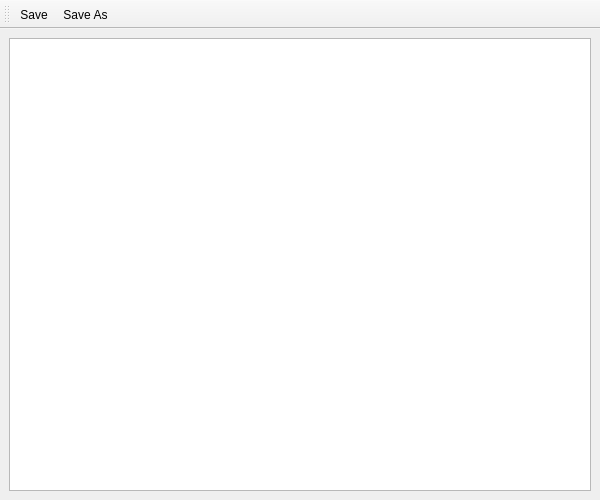
<?xml version="1.0" encoding="UTF-8"?>
<ui version="4.0">
 <class>main_window</class>
 <widget class="QMainWindow" name="main_window">
  <property name="windowModality">
   <enum>Qt::WindowModal</enum>
  </property>
  <property name="geometry">
   <rect>
    <x>0</x>
    <y>0</y>
    <width>600</width>
    <height>500</height>
   </rect>
  </property>
  <property name="minimumSize">
   <size>
    <width>600</width>
    <height>500</height>
   </size>
  </property>
  <property name="windowTitle">
   <string>XML Preview</string>
  </property>
  <widget class="QWidget" name="central_widget">
   <layout class="QVBoxLayout" name="verticalLayout">
    <item>
     <widget class="QTextEdit" name="xml_content">
      <property name="readOnly">
       <bool>true</bool>
      </property>
      <property name="textInteractionFlags">
       <set>Qt::TextSelectableByKeyboard|Qt::TextSelectableByMouse</set>
      </property>
     </widget>
    </item>
   </layout>
  </widget>
  <widget class="QToolBar" name="tool_bar">
   <property name="windowTitle">
    <string>Tools Bar</string>
   </property>
   <attribute name="toolBarArea">
    <enum>TopToolBarArea</enum>
   </attribute>
   <attribute name="toolBarBreak">
    <bool>false</bool>
   </attribute>
   <addaction name="action_save"/>
   <addaction name="action_save_as"/>
  </widget>
  <action name="action_save">
   <property name="icon">
    <iconset resource="../../img/img.qrc">
     <normaloff>:/resources/img/icons/save.svg</normaloff>:/resources/img/icons/save.svg</iconset>
   </property>
   <property name="text">
    <string>Save</string>
   </property>
   <property name="shortcut">
    <string>Ctrl+S</string>
   </property>
  </action>
  <action name="action_save_as">
   <property name="icon">
    <iconset resource="../../img/img.qrc">
     <normaloff>:/resources/img/icons/save_as.svg</normaloff>:/resources/img/icons/save_as.svg</iconset>
   </property>
   <property name="text">
    <string>Save As</string>
   </property>
   <property name="toolTip">
    <string>Save As</string>
   </property>
   <property name="shortcut">
    <string>Ctrl+Shift+S</string>
   </property>
  </action>
 </widget>
 <resources>
  <include location="../../img/img.qrc"/>
 </resources>
 <connections/>
</ui>
